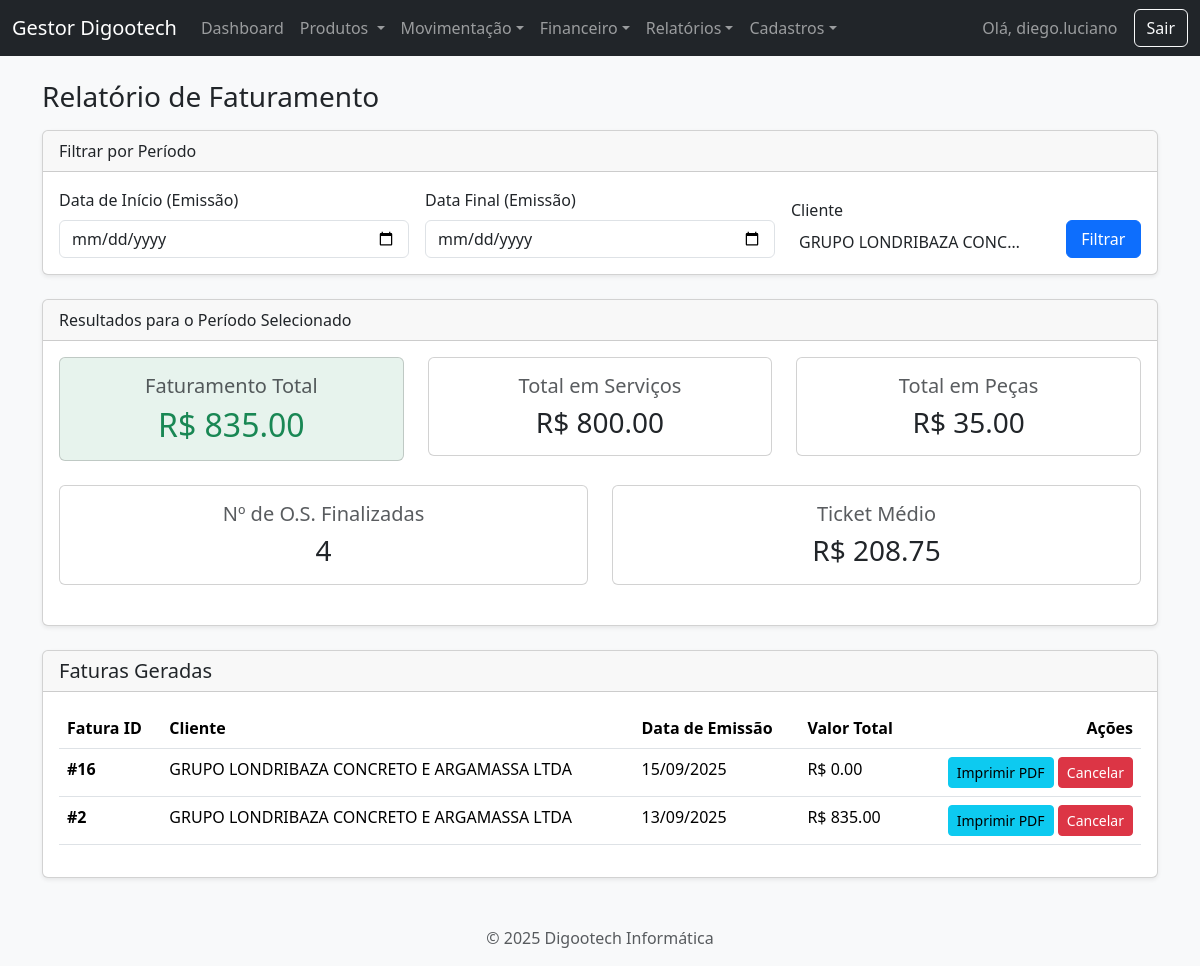
The app's page /relatorio/faturamento?cliente_id=7 (signed in) with its own data.
### app.py (models this page shows, shortened)
class User(UserMixin, db.Model):
    id = db.Column(db.Integer, primary_key=True)
    username = db.Column(db.String(80), unique=True, nullable=False)
    password_hash = db.Column(db.String(200), nullable=False)

class Faturamento(db.Model):
    id = db.Column(db.Integer, primary_key=True)
    data_emissao = db.Column(db.DateTime, default=datetime.datetime.utcnow)
    data_vencimento = db.Column(db.Date, nullable=False)
    tipo_pagamento = db.Column(db.String(20), nullable=False)
    chave_pix = db.Column(db.String(100), nullable=True)
    cliente_id = db.Column(db.Integer, db.ForeignKey('cliente.id'), nullable=False)
    ordens = db.relationship('OrdemServico', secondary=faturamento_os, backref='faturamento', lazy='dynamic')
    cliente = db.relationship('Cliente')
    pagamentos = db.relationship('Pagamento', backref='faturamento', lazy=True, cascade="all, delete-orphan")
    @property
    def valor_total_faturado(self): return sum(os.valor_total for os in self.ordens.all())

class Cliente(db.Model):
    id = db.Column(db.Integer, primary_key=True)
    tipo_pessoa = db.Column(db.String(10), nullable=False, default='FISICA')
    nome = db.Column(db.String(100), unique=True)
    cpf = db.Column(db.String(14), unique=True)
    razao_social = db.Column(db.String(150), unique=True)
    cnpj = db.Column(db.String(18), unique=True)
    inscricao_estadual = db.Column(db.String(20))
    email = db.Column(db.String(100))
    telefone = db.Column(db.String(11))
    cep = db.Column(db.String(9))
    rua = db.Column(db.String(150))
    numero = db.Column(db.String(20))
    bairro = db.Column(db.String(100))
    cidade = db.Column(db.String(100))
    uf = db.Column(db.String(2))
    ordens = db.relationship('OrdemServico', backref='cliente', lazy=True)
    @property
    def nome_exibicao(self): return self.nome if self.tipo_pessoa == 'FISICA' else self.razao_social

class OrdemServico(db.Model):
    id = db.Column(db.Integer, primary_key=True)
    problema = db.Column(db.Text, nullable=False)
    status_id = db.Column(db.Integer, db.ForeignKey('status_os.id'))
    status = db.relationship('StatusOS', backref='ordens_servico')
    data_criacao = db.Column(db.DateTime, default=datetime.datetime.utcnow)
    data_fechamento = db.Column(db.DateTime, nullable=True)
    cliente_id = db.Column(db.Integer, db.ForeignKey('cliente.id'), nullable=False)
    valor_servicos = db.Column(db.Float, default=0.0)
    pecas = db.relationship('Peca', backref='ordem_servico', lazy=True, cascade="all, delete-orphan")
    @property
    def valor_pecas(self): return sum(p.valor_total for p in self.pecas)
    @property
    def valor_total(self): return self.valor_servicos + self.valor_pecas

class Peca(db.Model):
    id = db.Column(db.Integer, primary_key=True)
    descricao = db.Column(db.String(200), nullable=False)
    quantidade = db.Column(db.Integer, nullable=False, default=1)
    valor_unitario = db.Column(db.Float, nullable=False, default=0.0)
    ordem_servico_id = db.Column(db.Integer, db.ForeignKey('ordem_servico.id'), nullable=False)
    @property
    def valor_total(self): return self.quantidade * self.valor_unitario

### app.py (the view)
@app.route('/relatorio/faturamento')
@login_required
def relatorio_faturamento():
    data_inicio_str, data_fim_str, cliente_id = request.args.get('data_inicio'), request.args.get('data_fim'), request.args.get('cliente_id', 'todos')
    query_faturas = Faturamento.query
    if data_inicio_str: query_faturas = query_faturas.filter(Faturamento.data_emissao >= datetime.datetime.strptime(data_inicio_str, '%Y-%m-%d').date())
    if data_fim_str: query_faturas = query_faturas.filter(Faturamento.data_emissao < datetime.datetime.strptime(data_fim_str, '%Y-%m-%d').date() + datetime.timedelta(days=1))
    if cliente_id != 'todos': query_faturas = query_faturas.filter(Faturamento.cliente_id == int(cliente_id))
    faturas_filtradas = query_faturas.order_by(Faturamento.id.desc()).all()
    total_servicos = sum(os.valor_servicos for f in faturas_filtradas for os in f.ordens)
    total_pecas = sum(os.valor_pecas for f in faturas_filtradas for os in f.ordens)
    faturamento_total = total_servicos + total_pecas
    num_os_finalizadas = len(set(os.id for f in faturas_filtradas for os in f.ordens))
    ticket_medio = (faturamento_total / num_os_finalizadas) if num_os_finalizadas > 0 else 0
    todos_clientes = Cliente.query.order_by(Cliente.nome).all()
    return render_template('relatorio_faturamento.html', faturas=faturas_filtradas, faturamento_total=faturamento_total,
                           total_servicos=total_servicos, total_pecas=total_pecas, num_os_finalizadas=num_os_finalizadas,
                           ticket_medio=ticket_medio, todos_clientes=todos_clientes, data_inicio=data_inicio_str,
                           data_fim=data_fim_str, cliente_id_filtro=cliente_id)

### app.py (called while the page is built)
@login_manager.user_loader
def load_user(user_id):
    return db.session.get(User, int(user_id))

### templates/relatorio_faturamento.html (shortened to what this page needs)
{% extends 'base.html' %}
{% block content %}
<h1 class="h3 mb-3">Relatório de Faturamento</h1>
<div class="card shadow-sm mb-4">
    <div class="card-header">
        Filtrar por Período
    </div>
    <div class="card-body">
        <form method="GET" action="{{ url_for('relatorio_faturamento') }}">
            <div class="row align-items-end g-3">
                <div class="col-md-4">
                    <label for="data_inicio" class="form-label">Data de Início (Emissão)</label>
                    <input type="date" class="form-control" id="data_inicio" name="data_inicio" value="{{ data_inicio or '' }}">
                </div>
                <div class="col-md-4">
                    <label for="data_fim" class="form-label">Data Final (Emissão)</label>
                    <input type="date" class="form-control" id="data_fim" name="data_fim" value="{{ data_fim or '' }}">
                </div>
                <div class="col-md-3">
                    <label for="cliente_id" class="form-label">Cliente</label>
                </div>
                <div class="col-md-1">
                    <button type="submit" class="btn btn-primary w-100">Filtrar</button>
                </div>
            </div>
        </form>
    </div>
</div>
<div class="card shadow-sm mb-4">
    <div class="card-header">
        Resultados para o Período Selecionado
    </div>
    <div class="card-body">
        <div class="row">
            <div class="col-lg-4 col-md-6 mb-4">
                <div class="card text-center bg-success bg-opacity-10">
                    <div class="card-body"><h5 class="card-title text-muted">Faturamento Total</h5><p class="card-text h2 text-success">R$ {{ "%.2f"|format(faturamento_total) }}</p></div>
                </div>
            </div>
            <div class="col-lg-4 col-md-6 mb-4">
                <div class="card text-center"><div class="card-body"><h5 class="card-title text-muted">Total em Serviços</h5><p class="card-text h3">R$ {{ "%.2f"|format(total_servicos) }}</p></div></div>
            </div>
            <div class="col-lg-4 col-md-6 mb-4">
                <div class="card text-center"><div class="card-body"><h5 class="card-title text-muted">Total em Peças</h5><p class="card-text h3">R$ {{ "%.2f"|format(total_pecas) }}</p></div></div>
            </div>
            <div class="col-lg-6 col-md-6 mb-4">
                <div class="card text-center"><div class="card-body"><h5 class="card-title text-muted">Nº de O.S. Finalizadas</h5><p class="card-text h3">{{ num_os_finalizadas }}</p></div></div>
            </div>
            <div class="col-lg-6 col-md-12 mb-4">
                <div class="card text-center"><div class="card-body"><h5 class="card-title text-muted">Ticket Médio</h5><p class="card-text h3">R$ {{ "%.2f"|format(ticket_medio) }}</p></div></div>
            </div>
        </div>
    </div>
</div>
<div class="card shadow-sm">
    <div class="card-header d-flex justify-content-between align-items-center">
        <h2 class="h5 mb-0">Faturas Geradas</h2>
    </div>
    <div class="card-body">
        <table class="table table-hover">
            <thead>
                <tr>
                    <th scope="col">Fatura ID</th>
                    <th scope="col">Cliente</th>
                    <th scope="col">Data de Emissão</th>
                    <th scope="col">Valor Total</th>
                    <th scope="col" class="text-end">Ações</th>
                </tr>
            </thead>
            <tbody>
                {% for fatura in faturas %}
                <tr>
                    <th scope="row">#{{ fatura.id }}</th>
                    <td>{{ fatura.cliente.nome_exibicao }}</td>
                    <td>{{ fatura.data_emissao.strftime('%d/%m/%Y') }}</td>
                    <td>R$ {{ "%.2f"|format(fatura.valor_total_faturado) }}</td>
                    <td class="text-end">
                        <a href="{{ url_for('gerar_fatura_pdf', fatura_id=fatura.id) }}" class="btn btn-info btn-sm" target="_blank">Imprimir PDF</a>
                        <form action="{{ url_for('cancelar_fatura', fatura_id=fatura.id) }}" method="POST" style="display: inline;" onsubmit="return confirm('Tem certeza que deseja cancelar esta fatura? As O.S. voltarão para a tela de faturamento.');">
                            <button type="submit" class="btn btn-danger btn-sm">Cancelar</button>
                        </form>
                    </td>
                </tr>
                {% else %}
                <tr>
                    <td colspan="5" class="text-center">Nenhuma fatura encontrada com os filtros selecionados.</td>
                </tr>
                {% endfor %}
            </tbody>
        </table>
    </div>
</div>
{% endblock %}

### templates/base.html (shortened to what this page needs)
<!DOCTYPE html>
<html lang="pt-br">
<head>
    <link href="{{ url_for('static', filename='css/bootstrap.min.css') }}" rel="stylesheet">
    <link href="https://cdn.jsdelivr.net/npm/select2@4.1.0-rc.0/dist/css/select2.min.css" rel="stylesheet" />
    <link rel="stylesheet" href="https://cdn.jsdelivr.net/npm/select2-bootstrap-5-theme@1.3.0/dist/select2-bootstrap-5-theme.min.css" />
    <link rel="stylesheet" href="{{ url_for('static', filename='style.css') }}">
</head>
<body class="bg-light {{ body_class or '' }}">
    <nav class="navbar navbar-expand-lg navbar-dark bg-dark">
        <div class="container-fluid">
            <a class="navbar-brand" href="{{ url_for('dashboard') }}">Gestor Digootech</a>
            {% if current_user.is_authenticated %}
            <div class="collapse navbar-collapse" id="navbarNav">
                <ul class="navbar-nav me-auto mb-2 mb-lg-0">
                    <li class="nav-item"><a class="nav-link" href="{{ url_for('dashboard') }}">Dashboard</a></li>
                    <li class="nav-item dropdown">
                        <a class="nav-link dropdown-toggle" href="#" role="button" data-bs-toggle="dropdown" aria-expanded="false">
                            Produtos
                        </a>
                    </li>
                    <li class="nav-item dropdown">
                        <a class="nav-link dropdown-toggle" href="#" role="button" data-bs-toggle="dropdown">Movimentação</a>
                    </li>
                     <li class="nav-item dropdown">
                        <a class="nav-link dropdown-toggle" href="#" role="button" data-bs-toggle="dropdown">Financeiro</a>
                    </li>
                    <li class="nav-item dropdown">
                        <a class="nav-link dropdown-toggle" href="#" role="button" data-bs-toggle="dropdown">Relatórios</a>
                    </li>
                    <li class="nav-item dropdown">
                        <a class="nav-link dropdown-toggle" href="#" role="button" data-bs-toggle="dropdown">Cadastros</a>
                    </li>
                </ul>
                <span class="navbar-text me-3">Olá, {{ current_user.username }}</span>
                <a href="{{ url_for('logout') }}" class="btn btn-outline-light">Sair</a>
            </div>
            {% endif %}
        </div>
    </nav>
    <main class="container mt-4">
        {% block content %}{% endblock %}
    </main>
    <footer class="text-center text-muted mt-5 mb-3">
    <p>&copy; 2025 Digootech Informática</p>
    </footer>
</body>
</html>

### records on screen
User: username "diego.luciano"
Faturamento: id "16", cliente.nome_exibicao "GRUPO LONDRIBAZA CONCRETO E ARGAMASSA LTDA", data_emissao "15/09/2025", valor_total_faturado "0.00"
Faturamento: id "2", cliente.nome_exibicao "GRUPO LONDRIBAZA CONCRETO E ARGAMASSA LTDA", data_emissao "13/09/2025"
OrdemServico: valor_total_faturado "835.00"

### other values on screen
{{ "%.2f"|format(faturamento_total) }} "835.00"
{{ "%.2f"|format(total_servicos) }} "800.00"
{{ "%.2f"|format(total_pecas) }} "35.00"
{{ num_os_finalizadas }} "4"
{{ "%.2f"|format(ticket_medio) }} "208.75"
